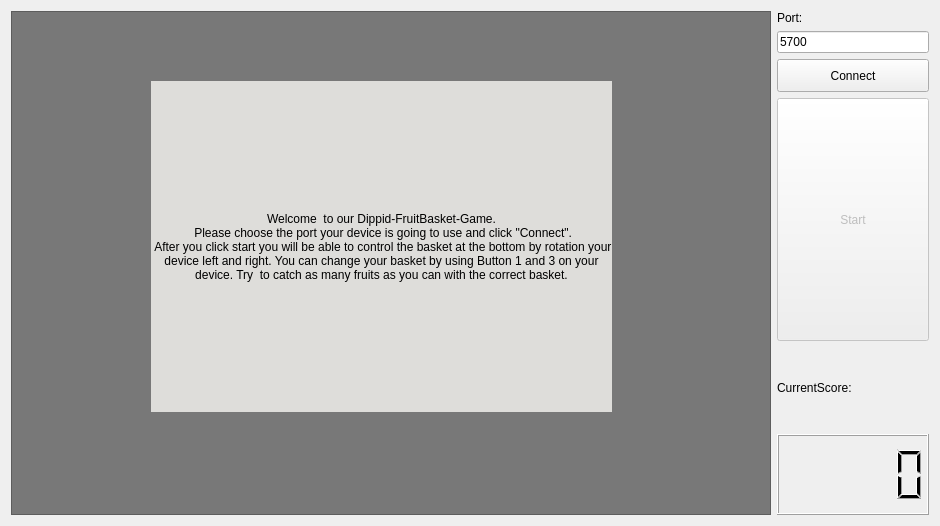
<?xml version="1.0" encoding="UTF-8"?>
<ui version="4.0">
 <class>Form</class>
 <widget class="QWidget" name="Form">
  <property name="geometry">
   <rect>
    <x>0</x>
    <y>0</y>
    <width>940</width>
    <height>526</height>
   </rect>
  </property>
  <property name="windowTitle">
   <string>Form</string>
  </property>
  <layout class="QHBoxLayout" name="horizontalLayout_2" stretch="5,1">
   <item>
    <layout class="QHBoxLayout" name="horizontalLayout">
     <item>
      <widget class="QFrame" name="GameFrame">
       <property name="styleSheet">
        <string notr="true">background-color: rgb(120, 120, 120);</string>
       </property>
       <property name="frameShape">
        <enum>QFrame::StyledPanel</enum>
       </property>
       <property name="frameShadow">
        <enum>QFrame::Raised</enum>
       </property>
       <widget class="QLabel" name="ExplanationLabel">
        <property name="geometry">
         <rect>
          <x>140</x>
          <y>70</y>
          <width>461</width>
          <height>331</height>
         </rect>
        </property>
        <property name="styleSheet">
         <string notr="true">background-color: rgb(222, 221, 218);
border-width: 3px;
border-color: rgb(0, 0, 0);</string>
        </property>
        <property name="text">
         <string>Welcome  to our Dippid-FruitBasket-Game.
 Please choose the port your device is going to use and click &quot;Connect&quot;. 
 After you click start you will be able to control the basket at the bottom by rotation your device left and right. You can change your basket by using Button 1 and 3 on your device. Try  to catch as many fruits as you can with the correct basket.</string>
        </property>
        <property name="alignment">
         <set>Qt::AlignCenter</set>
        </property>
        <property name="wordWrap">
         <bool>true</bool>
        </property>
       </widget>
       <widget class="QLabel" name="PlayerIcon">
        <property name="geometry">
         <rect>
          <x>670</x>
          <y>440</y>
          <width>81</width>
          <height>61</height>
         </rect>
        </property>
        <property name="text">
         <string/>
        </property>
       </widget>
      </widget>
     </item>
    </layout>
   </item>
   <item>
    <layout class="QVBoxLayout" name="verticalLayout" stretch="1,3,1,1">
     <item>
      <layout class="QVBoxLayout" name="verticalLayout_2" stretch="0,0,1">
       <item>
        <widget class="QLabel" name="label_2">
         <property name="text">
          <string>Port:</string>
         </property>
        </widget>
       </item>
       <item>
        <widget class="QLineEdit" name="PortLineEdit">
         <property name="text">
          <string>5700</string>
         </property>
        </widget>
       </item>
       <item>
        <widget class="QPushButton" name="ConnectButton">
         <property name="sizePolicy">
          <sizepolicy hsizetype="Minimum" vsizetype="Preferred">
           <horstretch>0</horstretch>
           <verstretch>0</verstretch>
          </sizepolicy>
         </property>
         <property name="text">
          <string>Connect</string>
         </property>
        </widget>
       </item>
      </layout>
     </item>
     <item>
      <widget class="QPushButton" name="StartButton">
       <property name="enabled">
        <bool>false</bool>
       </property>
       <property name="sizePolicy">
        <sizepolicy hsizetype="Minimum" vsizetype="Preferred">
         <horstretch>0</horstretch>
         <verstretch>0</verstretch>
        </sizepolicy>
       </property>
       <property name="text">
        <string>Start</string>
       </property>
      </widget>
     </item>
     <item>
      <widget class="QLabel" name="label">
       <property name="text">
        <string>CurrentScore:</string>
       </property>
      </widget>
     </item>
     <item>
      <widget class="QLCDNumber" name="ScoreScreen">
       <property name="sizePolicy">
        <sizepolicy hsizetype="Minimum" vsizetype="Preferred">
         <horstretch>0</horstretch>
         <verstretch>0</verstretch>
        </sizepolicy>
       </property>
      </widget>
     </item>
    </layout>
   </item>
  </layout>
 </widget>
 <resources/>
 <connections/>
</ui>
